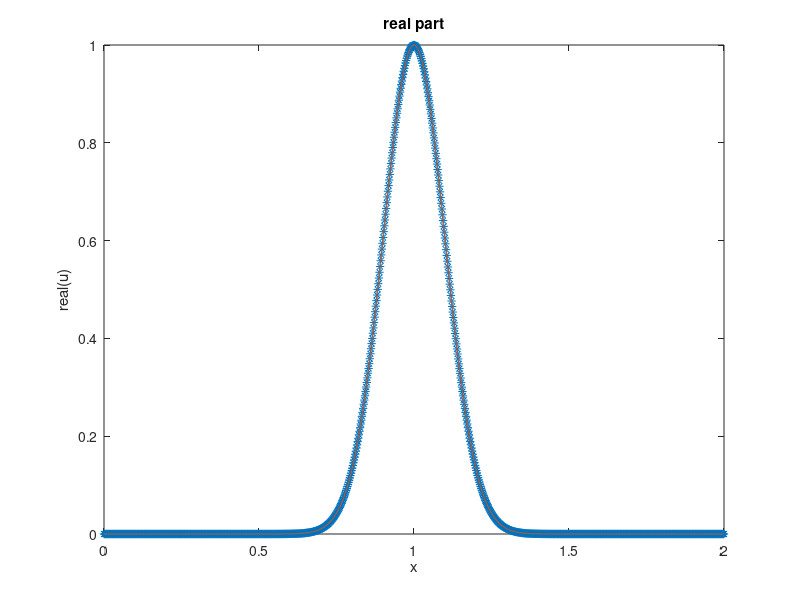
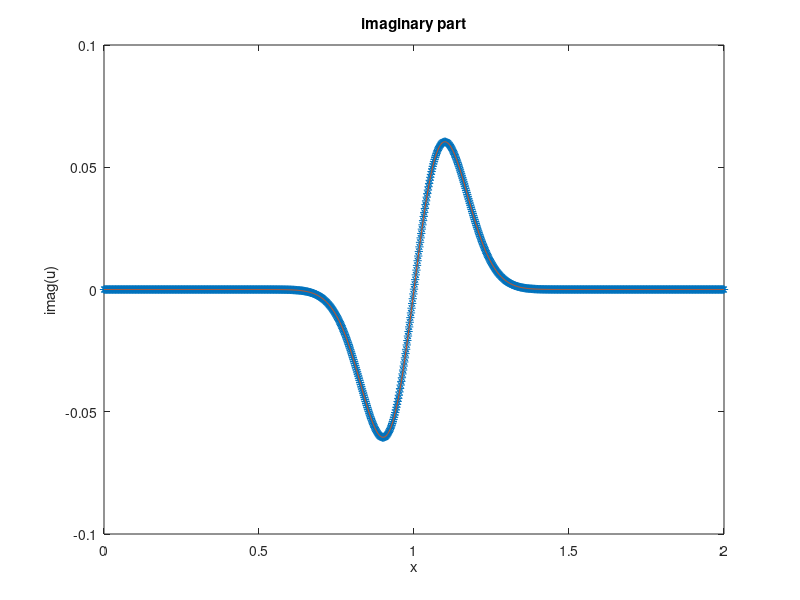

The MATLAB script that drew these images, in order:
clear all
close all
clc
format long
xi = 0;
xf = 2;
h = 1/(2^6);
ti = 0;
tf = 1;
ti = 0;
tf = 1;
dt = 1/(2^7);

for p=1:4
T = fix((tf-ti)/dt);
N = fix((xf-xi)/h)+1;
x = linspace(xi,xf,N);
u = zeros(1,N);
%initial condition
for j=1:N
    u0(j) = exp(-50*x(j)^2)*exp(i*sin(x(j)));
end

k = cos(x);

for m=1:T
    
    for j=2:N-1
        a1 = sin(k(j)*dt/2)*sin(k(j)*(dt+h)/2)/(sin(k(j)*h/2)*sin(k(j)*h));
        a3 = sin(k(j)*dt/2)*sin(k(j)*(dt-h)/2)/(sin(k(j)*h/2)*sin(k(j)*h));
        a2 = 1-a1-a3;
        u(j) = a1*u0(j-1)+a2*u0(j)+a3*u0(j+1);
    end
    u(1) = exp(-50*(x(1)-m*dt)^2)*exp(i*sin(x(1)-m*dt));
    u(N) = exp(-50*(x(N)-m*dt)^2)*exp(i*sin(x(N)-m*dt));
    u0 = u;
end

uex = zeros(1,N); %exact solution

for j=1:N
    uex(j) = exp(-50*(x(j)-tf)^2)*exp(i*sin(x(j)-tf));
end
err(p) = max(abs(u-uex));
h = h/2;
dt = dt/2;
end

for i=1:p-1
    order(i) = log(err(i)/err(i+1))/log(2);
end


figure(1)
plot(x,real(u),'*')
hold on
plot(x,real(uex))
xlabel('x')
ylabel('real(u)')
title('real part')

figure(2)
plot(x,imag(u),'*')
hold on
plot(x,imag(uex))
xlabel('x')
ylabel('imag(u)')
title('imaginary part')

err
order